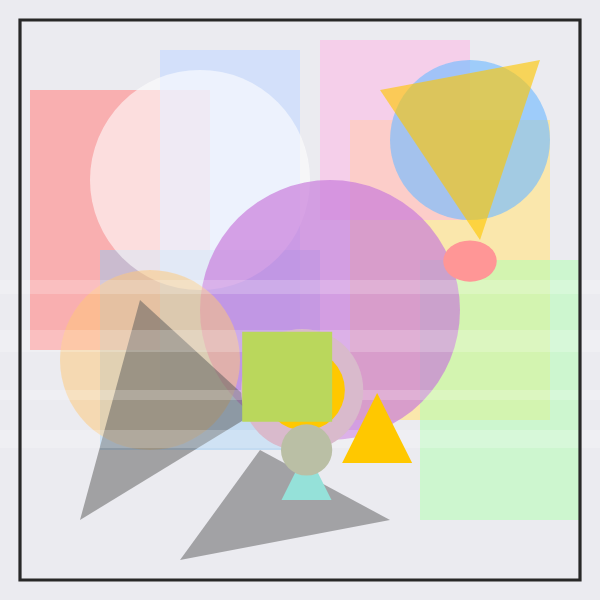
Frame 1 (no input)
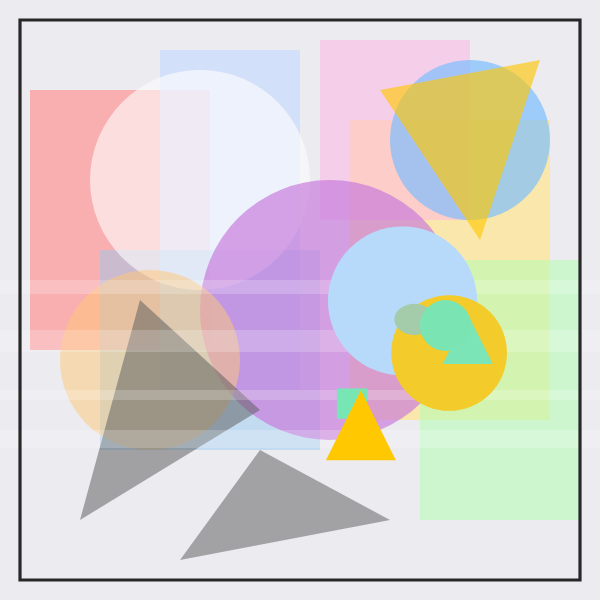
Frame 60 (no input)
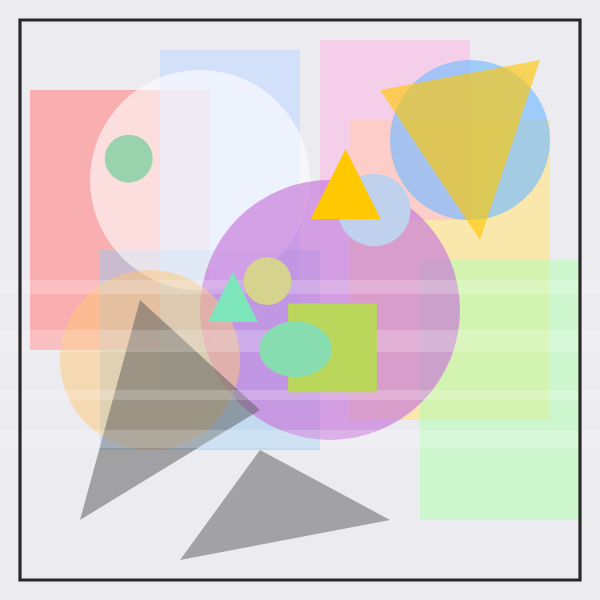
Frame 120 (the mouse pressed at the canvas centre since frame 60)

The p5.js sketch that drew these frames (run headless with seeded random() and noise() and a simulated clock; from frame 60 on, the mouse is pressed at the canvas centre):

// p5.js sketch
// ── sketch.js
let cc1, cc2, cc3, cc4;

function setup() {
  createCanvas(600, 600);
  colorMode(RGB);
  cc1 = color(255, 150, 150);
  cc2 = color(180, 220, 255);
  cc3 = color(255, 200, 0);
  cc4 = color(120, 230, 180);
}

function draw() {
  background(235, 235, 240);

  let t = frameCount * 0.02;

  noStroke();
  fill(255, 150, 150, 180);
  rect(30, 90, 180, 260);

  fill(200, 220, 255, 170);
  rect(160, 50, 140, 340);

  fill(255, 230, 150, 190);
  rect(350, 120, 200, 300);

  fill(150, 200, 240, 120);
  rect(100, 250, 220, 200);

  fill(255, 180, 230, 130);
  rect(320, 40, 150, 180);

  fill(180, 255, 180, 140);
  rect(420, 260, 160, 260);

  fill(255, 255, 255, 150);
  ellipse(200, 180, 220, 220);

  fill(200, 120, 220, 170);
  ellipse(330, 310, 260, 260);

  fill(120, 190, 255, 170);
  ellipse(470, 140, 160, 160);

  fill(255, 200, 120, 130);
  ellipse(150, 360, 180, 180);

  fill(90, 90, 90, 130);
  triangle(80, 520, 260, 410, 140, 300);

  fill(255, 200, 0, 160);
  triangle(380, 90, 540, 60, 480, 240);

  fill(50, 50, 50, 100);
  triangle(260, 450, 390, 520, 180, 560);

  fill(255, 255, 255, 50);
  rect(0, 280, width, 14);
  rect(0, 330, width, 22);
  rect(0, 390, width, 10);
  rect(0, 430, width, 18);

  let mx = 300 + sin(t) * 110;
  let my = 300 + cos(t * 1.3) * 90;
  let sz = 120 + sin(t * 2.1) * 50;
  let ccMix = lerpColor(cc1, cc2, (sin(t) + 1) / 2);
  fill(ccMix);
  ellipse(mx, my, sz, sz);

  let mx2 = 300 + sin(t * 1.4) * 150;
  let my2 = 320 + cos(t * 0.9) * 70;
  let sz2 = 80 + sin(t * 1.7) * 40;
  fill(lerpColor(cc2, cc3, (cos(t * 0.7) + 1) / 2));
  ellipse(mx2, my2, sz2, sz2);

  let mx3 = 260 + sin(t * 1.1) * 100;
  let my3 = 350 + sin(t * 1.5) * 60;
  let sz3 = 60 + cos(t * 2.5) * 30;
  fill(lerpColor(cc3, cc4, (sin(t * 1.3) + 1) / 2));
  rect(mx3 - 20, my3 - 20, sz3, sz3);

  let mx4 = 340 + cos(t * 0.8) * 130;
  let my4 = 260 + sin(t * 0.6) * 90;
  let sz4 = 40 + sin(t * 3) * 20;
  fill(lerpColor(cc4, cc1, (cos(t * 1.6) + 1) / 2));
  ellipse(mx4, my4, sz4 * 1.3, sz4);

  let tx = mx + cos(t * 1.8) * 75;
  let ty = my + sin(t * 1.6) * 95;
  fill(cc3);
  triangle(tx, ty, tx + 35, ty + 70, tx - 35, ty + 70);

  let tx2 = mx2 + sin(t * 2.3) * 50;
  let ty2 = my2 + cos(t * 1.9) * 60;
  fill(lerpColor(cc2, cc4, (sin(t * 0.9) + 1) / 2));
  triangle(tx2, ty2, tx2 + 25, ty2 + 50, tx2 - 25, ty2 + 50);

  let m = millis() * 0.001;
  let mx5 = 300 + sin(m * 2.2) * 180;
  let my5 = 300 + cos(m * 1.4) * 150;
  let sz5 = 50 + sin(m * 3.1) * 25;
  let col5 = lerpColor(cc1, cc4, (sin(m * 1.3) + 1) / 2);
  fill(col5);
  ellipse(mx5, my5, sz5, sz5);

  noFill();
  stroke(40);
  strokeWeight(3.2);
  rect(20, 20, width - 40, height - 40);
}
